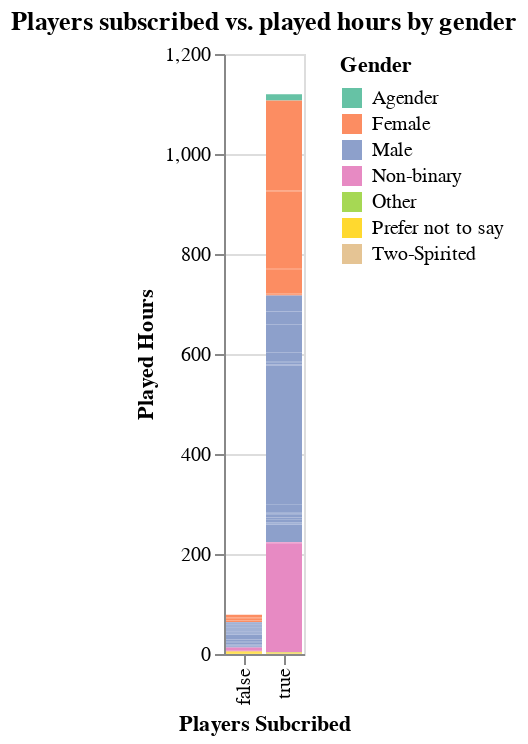

Notebook source saved alongside this figure:
### Code cell
#A visual using the variable 'gender'. This has not been converted to a nominal variable as 'gender' logically cannot be categorized into numbers.
final_visualization = alt.Chart(upsampled_players, title="Figure 6: Players subscribed vs. played hours by gender").mark_bar().encode(
    x = alt.X("subscribe").title("Players Subcribed"),
    y = alt.Y("played_hours").title("Played Hours"),
    color = alt.Color("gender").title("Gender").scale(scheme = "set2")
)
final_visualization

### Figure 1 — Vega-Lite specification as saved in the notebook (floating-point values rounded to 4 significant figures; data arrays with more than 128 entries replaced by an {"elided": "..."} marker saying what was removed)
{"config": {"view": {"continuousWidth": 300, "continuousHeight": 300}}, "data": {"name": "data-01f4ae2e04f932bd6e923391e200149d"}, "mark": {"type": "bar"}, "encoding": {"color": {"field": "gender", "scale": {"scheme": "set2"}, "title": "Gender", "type": "nominal"}, "x": {"field": "subscribe", "title": "Players Subcribed", "type": "nominal"}, "y": {"field": "played_hours", "title": "Played Hours", "type": "quantitative"}}, "title": "Players subscribed vs. played hours by gender", "$schema": "https://vega.github.io/schema/vega-lite/v5.20.1.json", "datasets": {"data-01f4ae2e04f932bd6e923391e200149d": {"elided": "288 records"}}}
